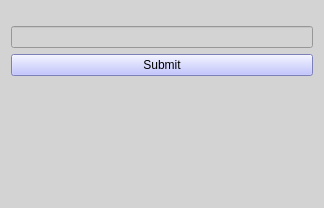
<?xml version="1.0" encoding="UTF-8"?>
<ui version="4.0">
 <class>Form</class>
 <widget class="QWidget" name="Form">
  <property name="geometry">
   <rect>
    <x>0</x>
    <y>0</y>
    <width>324</width>
    <height>208</height>
   </rect>
  </property>
  <property name="windowTitle">
   <string>Form</string>
  </property>
  <property name="styleSheet">
   <string notr="true">QWidget{
	background-color: rgb(211, 211, 211)
}
QPushButton{
	background-color:rgb(175, 179, 255)
}
QLineEdit{
	background-color:'white'
}
QLabel{
	background-color:'white'
}</string>
  </property>
  <layout class="QVBoxLayout" name="verticalLayout_2">
   <item>
    <layout class="QVBoxLayout" name="verticalLayout">
     <item>
      <widget class="QLineEdit" name="lineEdit"/>
     </item>
     <item>
      <widget class="QPushButton" name="pushButton">
       <property name="text">
        <string>Submit</string>
       </property>
      </widget>
     </item>
     <item>
      <widget class="QLabel" name="label">
       <property name="maximumSize">
        <size>
         <width>16777215</width>
         <height>100</height>
        </size>
       </property>
       <property name="styleSheet">
        <string notr="true">QLabel{
max-height:100
}</string>
       </property>
       <property name="text">
        <string/>
       </property>
       <property name="alignment">
        <set>Qt::AlignLeading|Qt::AlignLeft|Qt::AlignTop</set>
       </property>
      </widget>
     </item>
    </layout>
   </item>
  </layout>
 </widget>
 <resources/>
 <connections/>
</ui>
